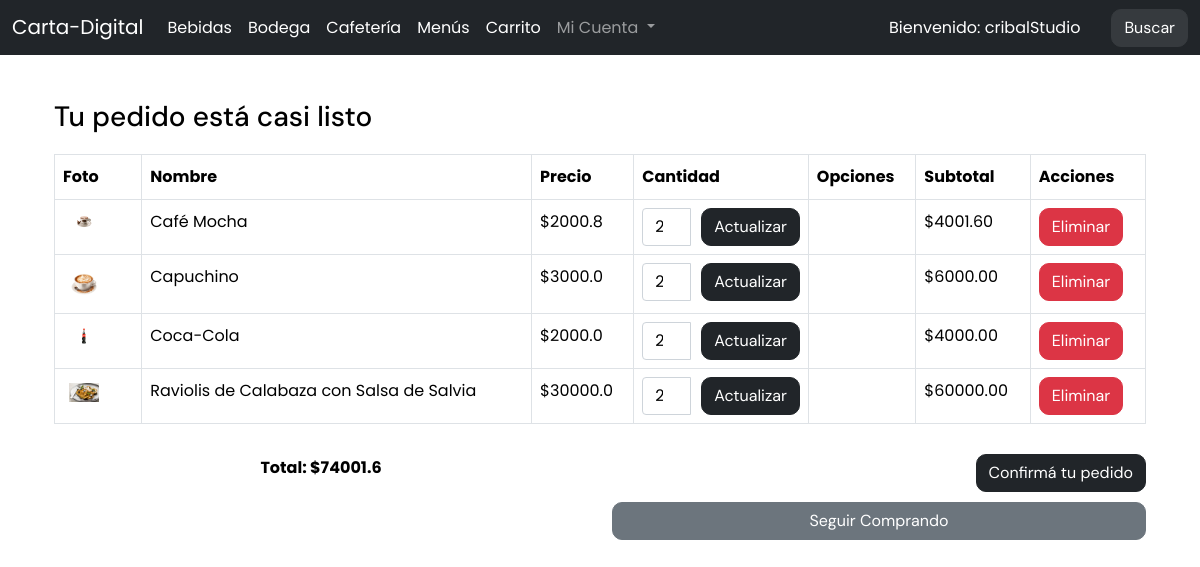
Page /carro/ (signed in) on the earlier database version.
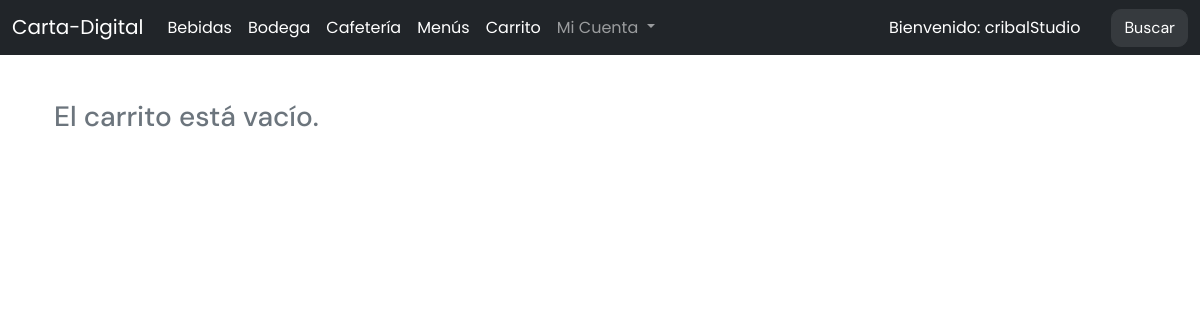
Same page on the later database version.
### carta/models.py (models this page shows, shortened)
class PedidoItem(models.Model):
    pedido = models.ForeignKey(Pedido, on_delete=models.CASCADE, related_name="pedido_item")
    item = models.ForeignKey(Item, on_delete=models.CASCADE)
    cantidad_seleccionada = models.IntegerField(null=False, default=1, verbose_name="Cantidad seleccionada")
    subtotal = models.DecimalField(max_digits=10, decimal_places=2, null=True, blank=True, verbose_name="Subtotal")
    veggie = models.BooleanField(default=False)
    gluten_free = models.BooleanField(default=False)
    tradicional = models.BooleanField(default=False)

class Item(models.Model):
    nombre = models.CharField(max_length=50, null=False)
    precio = models.FloatField(null=False)
    cantidad_stock = models.IntegerField(null=False, verbose_name="Cantidad en stock")
    categoria = models.ForeignKey(Categoria, on_delete= models.CASCADE, null=True)
    foto = models.ImageField(blank=True, default="/empty.png", upload_to='items/',verbose_name="foto")

class Pedido(models.Model):
    Estados = [
        ('preparacion', 'En preparacion'),
        ('terminado', 'Terminado'),
        ('cancelado','Cancelado'),
        ('finalizado', 'Finalizado'),
    ]
    items = models.ManyToManyField(Item, blank=True, related_name="items", through='PedidoItem')
    monto_total = models.FloatField(null=False, default=0, verbose_name="Monto total")
    fecha = models.DateTimeField(null=True, auto_now_add=True)  # Definido con auto_now_add para establecer la fecha automáticamente al crear un pedido
    cliente = models.ForeignKey(Cliente, null=True, on_delete=models.CASCADE)
    completado= models.BooleanField(default=False, null=True)
    estado= models.CharField(max_length=12, choices= Estados, default= 'preparacion', verbose_name="Estado del Pedido")
    def calcular_monto(self):
        monto_total = 0
        for item in self.pedido_item.all():
            monto_total += item.item.precio * item.cantidad_seleccionada
        self.monto_total = monto_total
        self.save(update_fields=['monto_total'])
        return monto_total

### carta/views/carro.py (the view)
# urls.py: path('carro/', VerPedidoView.as_view(), name='ver-carro'),
class VerPedidoView(TemplateView, LoginRequiredMixin):
    template_name = 'carro.html'
    login_url = '/users/login/'  # URL de tu página de inicio de sesión
    redirect_field_name = 'next'
    def dispatch(self, request, *args, **kwargs):
        if not request.user.is_authenticated:
            messages.warning(request, 'Por favor, inicie sesión para ver su carrito')
            return redirect(self.login_url + '?next=' + request.path)
        return super().dispatch(request, *args, **kwargs)
    def get_context_data(self, **kwargs):
        context = super().get_context_data(**kwargs)
        cliente = self.get_or_create_cliente(self.request)
        carrito = Pedido.objects.filter(cliente=cliente, completado=False).first()
        if carrito:
            items_carrito = carrito.pedido_item.all()
            total_carrito = carrito.calcular_monto()
        else:
            items_carrito = []
            total_carrito = 0
        context['carrito'] = carrito
        context['items_carrito'] = items_carrito
        context['total_carrito'] = total_carrito
        return context
    def get_or_create_cliente(self, request):
        cliente, _ = Cliente.objects.get_or_create(user=request.user)
        return cliente

### carta/templates/carro.html (shortened to what this page needs)
{% extends 'base.html' %}
{% block content %}
<div class="container mt-4">
    {% if items_carrito %}
    <h3 class="mb-4">Tu pedido está casi listo</h3>
    <div class="table-responsive">
        <table class="table table-bordered">
            <thead>
                <tr>
                    <th>Foto</th>
                    <th>Nombre</th>
                    <th>Precio</th>
                    <th>Cantidad</th>
                    <th>Opciones</th>
                    <th>Subtotal</th>
                    <th>Acciones</th>
                </tr>
            </thead>
            <tbody>
                {% for item in items_carrito %}
                <tr>
                    <td style="width: 8%;"><img class="img-fluid" src="{{ item.item.foto.url }}" alt="Foto"/></td>
                    <td>{{ item.item.nombre }}</td>
                    <td>${{ item.item.precio }}</td>
                    <td style="width: 16%;">
                        <form method="post" action="{% url 'actualizar_cantidad' item.id %}">
                            <div class="input-group">
                                <input type="number" name="cantidad" value="{{ item.cantidad_seleccionada }}" min="1" max="{{ item.item.cantidad_stock }}" class="form-control">
                                <button type="submit" class="btn btn-primary ms-2">Actualizar</button>
                            </div>
                        </form>
                    </td>
                    <td>
                    </td>
                    <td>${{ item.subtotal }}</td>
                    <td>
                        <form method="post" action="{% url 'eliminar_del_pedido' item.id %}">
                            <button type="submit" class="btn btn-danger">Eliminar</button>
                        </form>
                    </td>
                </tr>
                {% endfor %}
            </tbody>
        </table>
    </div>
    <div class="row mt-4">
        <div class="col-md-6">
            <div class="total-carrito">
                <p class="fw-bold text-center">Total: ${{ total_carrito }}</p>
            </div>
        </div>
        <div class="col-md-6">
            <div class="text-end">
                <form method="post" action="{% url 'pagar-pedido' %}">
                    <button type="submit" class="btn btn-primary">Confirmá tu pedido</button>
                </form>
                <a href="{% url 'index' %}" class="btn btn-secondary mt-2 d-block">Seguir Comprando</a>
            </div>
        </div>
    </div>
    {% else %}
    <h3 class="text-muted">El carrito está vacío.</h3>
    {% endif %}
</div>
{% endblock %}

Differences in the rows shown:
no longer on this page (row edited): PedidoItem: item.foto (picture), item.nombre "Café Mocha", item.precio "2000.8", cantidad "2", subtotal "4001.60"
removed PedidoItem: item.foto (picture), item.nombre "Capuchino", item.precio "3000.0", cantidad "2", subtotal "6000.00"
no longer on this page (row unchanged): PedidoItem: item.foto (picture), item.nombre "Coca-Cola", item.precio "2000.0", cantidad "2", subtotal "4000.00"
no longer on this page (row unchanged): PedidoItem: item.foto (picture), item.nombre "Raviolis de Calabaza con Salsa de Salvia", item.precio "30000.0", cantidad "2", subtotal "60000.00"
no longer on this page (row edited): Pedido: monto_total "74001.6"
Other differences:
text no longer shown: "Tu pedido está casi listo Foto Nombre Precio Cantidad Opciones Subtotal Acciones Total: $ Confirmá tu pedido Seguir Comprando"
text now shown: "El carrito está vacío."
